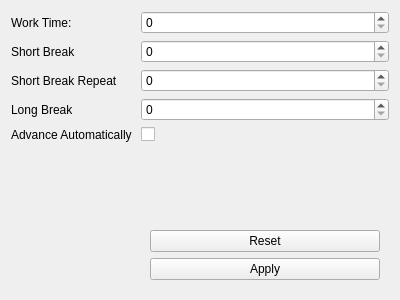
<?xml version="1.0" encoding="UTF-8"?>
<ui version="4.0">
 <class>SettingsWidget</class>
 <widget class="QWidget" name="SettingsWidget">
  <property name="geometry">
   <rect>
    <x>0</x>
    <y>0</y>
    <width>400</width>
    <height>300</height>
   </rect>
  </property>
  <property name="windowTitle">
   <string>Form</string>
  </property>
  <layout class="QFormLayout" name="formLayout">
   <item row="0" column="0">
    <widget class="QLabel" name="label">
     <property name="text">
      <string>Work Time:</string>
     </property>
    </widget>
   </item>
   <item row="0" column="1">
    <widget class="QSpinBox" name="workTimeBox"/>
   </item>
   <item row="1" column="0">
    <widget class="QLabel" name="label_2">
     <property name="text">
      <string>Short Break</string>
     </property>
    </widget>
   </item>
   <item row="1" column="1">
    <widget class="QSpinBox" name="shortBreakTimeBox"/>
   </item>
   <item row="2" column="0">
    <widget class="QLabel" name="label_4">
     <property name="text">
      <string>Short Break Repeat</string>
     </property>
    </widget>
   </item>
   <item row="2" column="1">
    <widget class="QSpinBox" name="shortBreakRepeatBox"/>
   </item>
   <item row="3" column="0">
    <widget class="QLabel" name="label_3">
     <property name="text">
      <string>Long Break</string>
     </property>
    </widget>
   </item>
   <item row="3" column="1">
    <widget class="QSpinBox" name="longBreakTimeBox"/>
   </item>
   <item row="5" column="0">
    <spacer name="verticalSpacer">
     <property name="orientation">
      <enum>Qt::Orientation::Vertical</enum>
     </property>
     <property name="sizeHint" stdset="0">
      <size>
       <width>20</width>
       <height>40</height>
      </size>
     </property>
    </spacer>
   </item>
   <item row="5" column="1">
    <widget class="QWidget" name="widget" native="true">
     <layout class="QVBoxLayout" name="verticalLayout">
      <item>
       <spacer name="verticalSpacer_2">
        <property name="orientation">
         <enum>Qt::Orientation::Vertical</enum>
        </property>
        <property name="sizeHint" stdset="0">
         <size>
          <width>20</width>
          <height>40</height>
         </size>
        </property>
       </spacer>
      </item>
      <item>
       <widget class="QPushButton" name="resetButton">
        <property name="text">
         <string>Reset</string>
        </property>
       </widget>
      </item>
      <item>
       <widget class="QPushButton" name="applyButton">
        <property name="text">
         <string>Apply</string>
        </property>
       </widget>
      </item>
     </layout>
    </widget>
   </item>
   <item row="4" column="0">
    <widget class="QLabel" name="label_5">
     <property name="text">
      <string>Advance Automatically </string>
     </property>
    </widget>
   </item>
   <item row="4" column="1">
    <widget class="QCheckBox" name="autoAdvanceCheckBox">
     <property name="text">
      <string/>
     </property>
    </widget>
   </item>
  </layout>
 </widget>
 <resources/>
 <connections/>
</ui>
